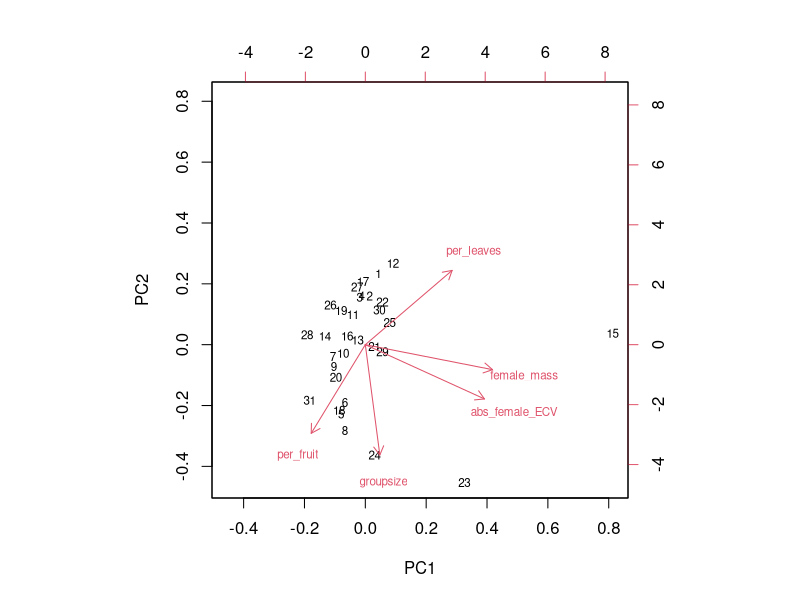
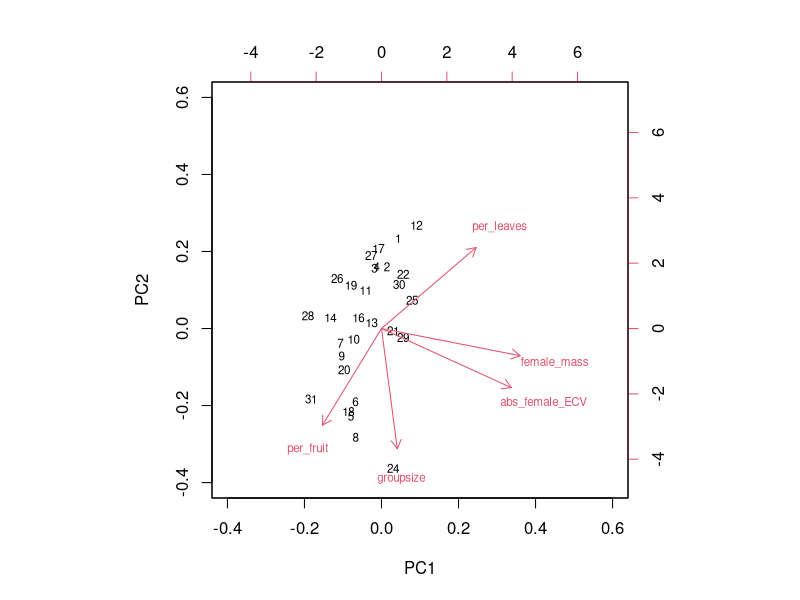
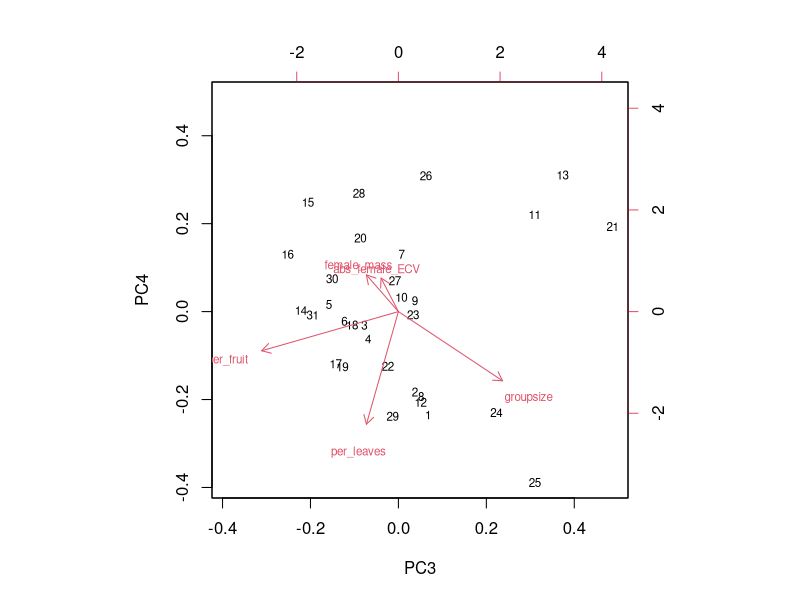
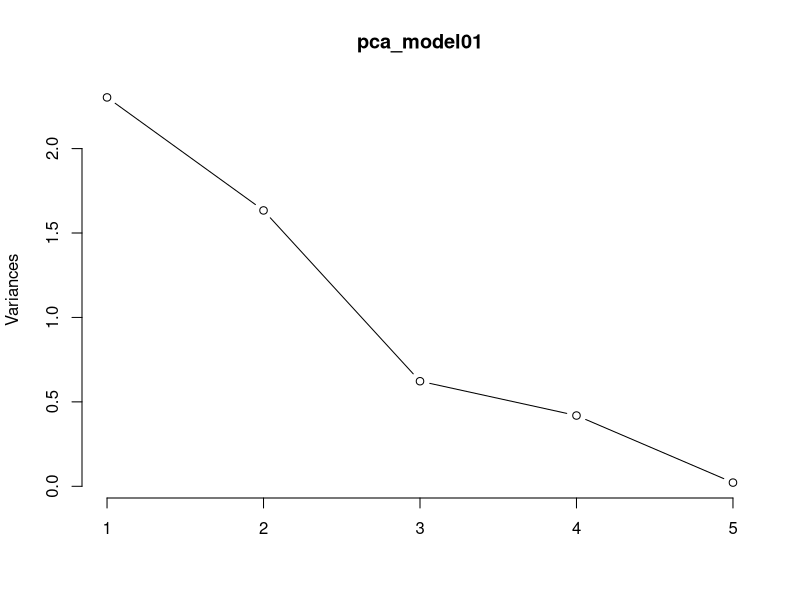
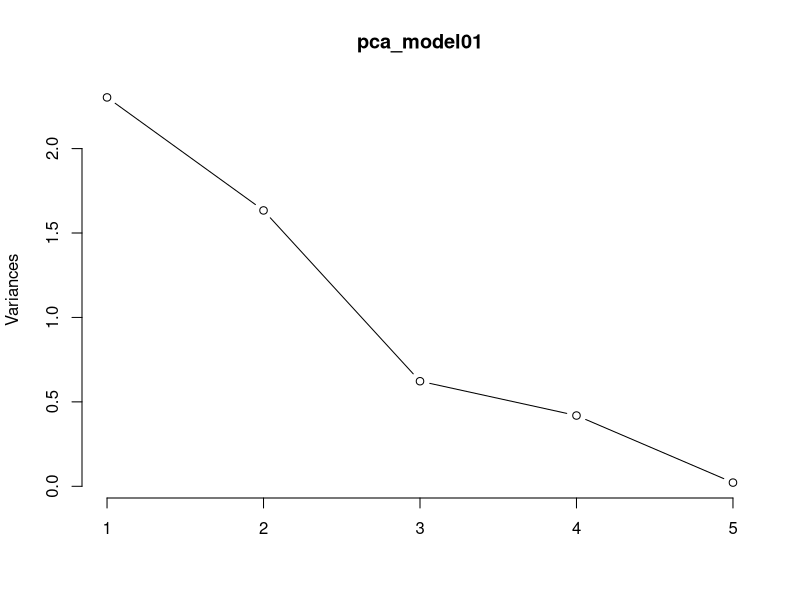
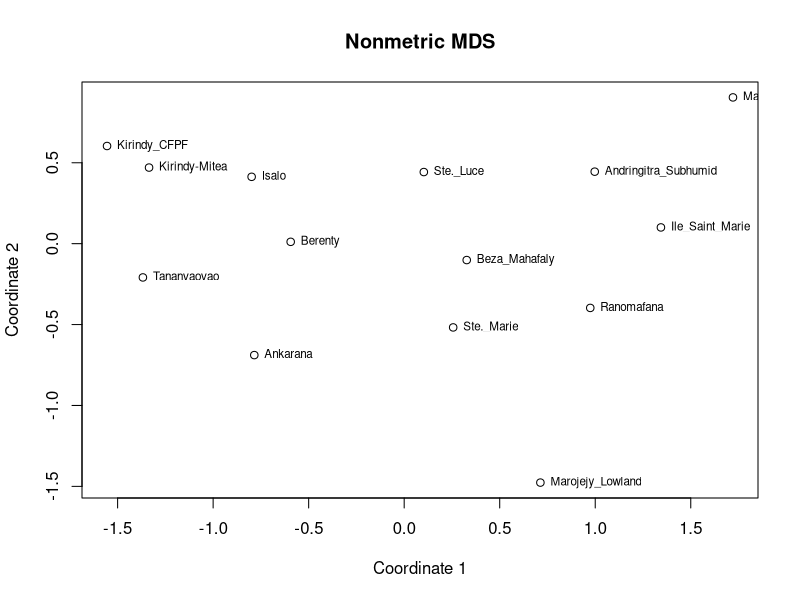
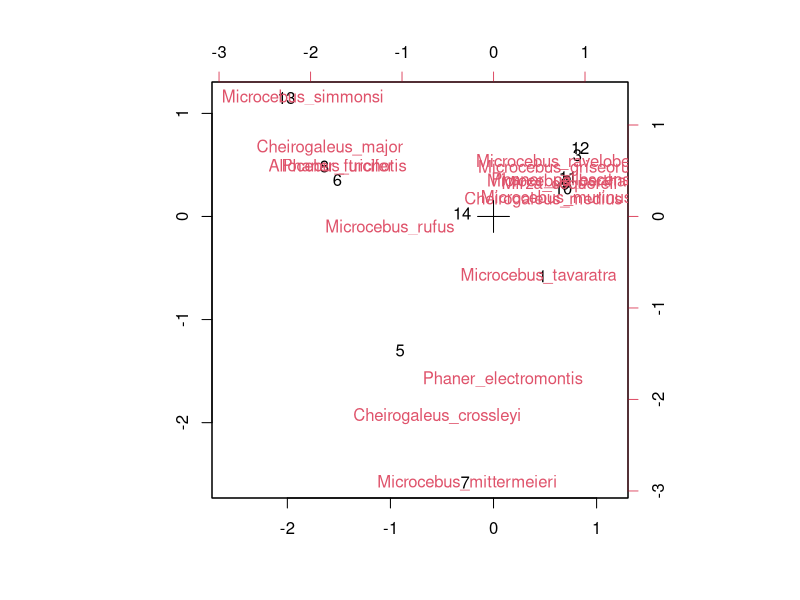
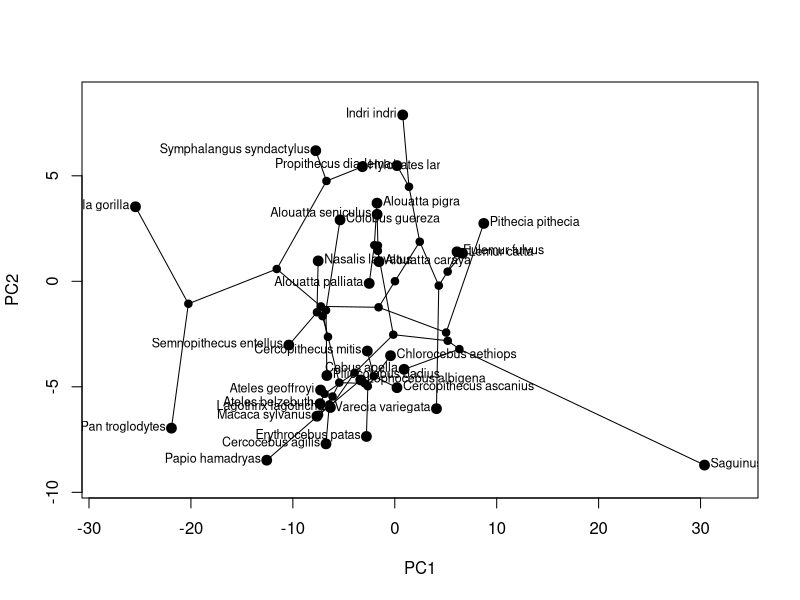

Recreate these plots in R, in order.
# Ordination and related methods in R

# Some text and code from Dolph Schluter - https://www.zoology.ubc.ca/~schluter/R/multivariate/

#-----------------------------------------------
# Principal Components Analysis
#-----------------------------------------------

# read dataset into R
setwd("/Users/Home/Dropbox/Amherst/Courses/CompMethods/CompMethodsCourse/Week7")

pca_data1 <- read.csv("pca_data1.csv")

# If your variables are measured on different scales then you should use a
# correlation matrix to extract components

# If species or sample names are in the first column then you must specify the columns to use
# in this case, columns 2 through 6 (unless you set rownames)
# scale = TRUE sets the analysis to use a covariation matrix
pca_model01 <- prcomp(pca_data1 [,2:6], scale=TRUE)

# A biplot displays the data points along two principal components (the first and second components, by default)
# and adds arrows to indicate the contributions of each trait to these principal components.
# The graphs can get messy if there are too many variables.
# Use the cex option as well as the xlim and ylim options to help fit the labels onto the graph.
#Rotation is the same as loadings

biplot(pca_model01, cex = 0.7)

# Change the scale of the X and Y axes
biplot(pca_model01, cex = 0.7, xlim=c(-0.4, 0.6), ylim=c(-0.4, 0.6))

# Save your  biplot as a jpg

# Plot components 3 and 4

biplot(pca_model01, cex = 0.7, choices=c(3,4))

# Results are extracted from the prcomp object, e.g.
summary(pca_model01)                 # variance explained by the components

plot(pca_model01,type="lines")       # "scree" plot of eigenvalues

screeplot(pca_model01, type="lines") # same
#Greater than 1 indicates the new axis is contrubuting to variation more so than the original variable.
#Less than 1 indicates variable is less than the original variation.

pca_model01$rotation                 # eigenvectors for each component(with trait loadings)

pca_model01$sdev^2                   # eigenvalues for each component(variances)

predict(pca_model01)                 # PCA scores
  pca_model01$x #can also do this
# export PCA scores to csv file

write.csv(predict(pca_model01), "pca_model01_scores.csv")

#-----------------------------------------------------
# Non-metric multidimentional scaling
#-----------------------------------------------------

# This method preserves only the rank order of distances between points, as much as possible given that the data have been reduced to a small number of dimensions. 
# The command is in the MASS library, so load it to begin

library(MASS)

# Read in your data
mada_occur_data02 <- read.csv("mada_occur_data02.csv")

# Remove the site label column
mada_occur_data10 <- mada_occur_data02[,-1]

# Convert the presence - absence matrix to a Euclidian distance matrix
mada_dist10 <- dist(mada_occur_data10)

# Run the analysis
NMDS01 <- isoMDS(mada_dist10, k = 2)
# K indicates the number of axes you wish to return

# Output the results
NMDS01

# Plot the results 
plot(NMDS01$points, xlab="Coordinate 1", ylab="Coordinate 2", main="Nonmetric MDS")
text(NMDS01$points, labels = mada_occur_data02$site, cex=.7, pos=4)

#-------------------------------------------------------
# Correspondence analysis
#-------------------------------------------------------

library(MASS)

#Use the mada_occur_data10 data object
#To analyze, put the species as separate columns of a data frame and the sites as separate rows.
#The correspondence analysis is carried out as follows.
  #nf refers to the number of axes to be extracted, usually just 1 or 2. Results are stored in the correspondence analysis object

correspond_model01 <- corresp(mada_occur_data10, nf = 2)

# If nf = 2, the following command creates a scatter plot of both sites and species, with their scales arranged to correspond.

# Species that are close to one another in the plot tend to occur at the same sites. Likewise, nearby sites in the plot will tend to have similar species compositions (or species abundances, if abundance data are analyzed).
#Species located next to sites in the graph occur predominantly there, whereas species falling between sites tend to occur in two or more sites.

plot(correspond_model01)

# The column and row scores indicate the contributions of individual species and sites to the correspondence axes.

correspond_model01$rscore
  
correspond_model01$cscore


#---------------------------------------------
# Phylogenetic principal components analysis
#---------------------------------------------

library(phytools)

primate_tree05 <- read.tree("primate_tree05.txt") 
primate_traits <- read.csv("primate_traits.csv")
rownames(primate_traits) <- primate_traits$species
primate_traits_m <- data.matrix(primate_traits)
primate_traits_m2 <- primate_traits_m[,-1]

# There is a zero in the dataset so we have to add a constant while log transforming
primate_traits_m2 <- log((primate_traits_m2)+0.01)

primate_traits_phyl_pca <- phyl.pca(primate_tree05, primate_traits_m2, method="lambda", mode="corr")

phylomorphospace(primate_tree05, primate_traits_phyl_pca$S, label="horizontal")

# Output options:

# A list with the following components:
# Eval 	diagonal matrix of eigenvalues.
# Evec 	matrix with eigenvectors in columns.
# S 	matrix with scores.
# L 	matrix with loadings.
# lambda 		fitted value of lambda (method="lambda" only).
# logL 	log-likelihood for lambda model (method="logL" only).

primate_traits_phyl_pca$Eval

primate_traits_phyl_pca$Evec

primate_traits_phyl_pca$S

primate_traits_phyl_pca$lambda

#***************************************
# Use two of the above methods on your data (or a subet of your data)
# Email the results to me
#***************************************
